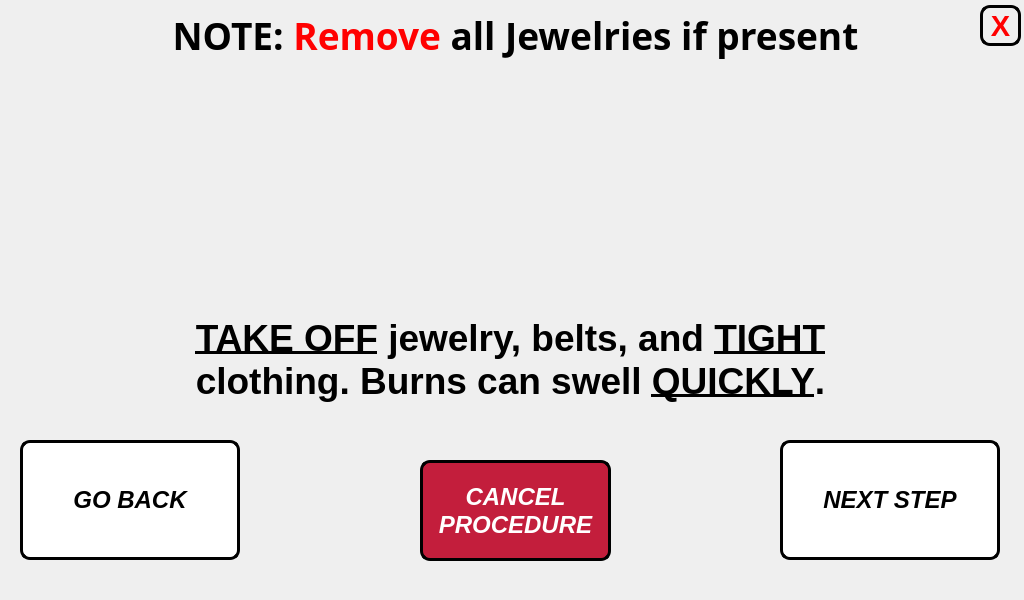
<?xml version="1.0" encoding="UTF-8"?>
<ui version="4.0">
 <class>step_5_window</class>
 <widget class="QMainWindow" name="step_5_window">
  <property name="geometry">
   <rect>
    <x>0</x>
    <y>0</y>
    <width>1024</width>
    <height>600</height>
   </rect>
  </property>
  <property name="minimumSize">
   <size>
    <width>1024</width>
    <height>600</height>
   </size>
  </property>
  <property name="maximumSize">
   <size>
    <width>1024</width>
    <height>600</height>
   </size>
  </property>
  <property name="windowTitle">
   <string>Please Check</string>
  </property>
  <widget class="QWidget" name="centralwidget">
   <widget class="QLabel" name="title_step">
    <property name="geometry">
     <rect>
      <x>10</x>
      <y>0</y>
      <width>1011</width>
      <height>71</height>
     </rect>
    </property>
    <property name="font">
     <font>
      <family>PibotoLt</family>
      <pointsize>24</pointsize>
      <weight>75</weight>
      <bold>true</bold>
     </font>
    </property>
    <property name="text">
     <string>&lt;html&gt;&lt;head/&gt;&lt;body&gt;&lt;p align=&quot;center&quot;&gt;&lt;span style=&quot; font-size:28pt;&quot;&gt;NOTE: &lt;/span&gt;&lt;span style=&quot; font-size:28pt; color:#ff0000;&quot;&gt;Remove&lt;/span&gt;&lt;span style=&quot; font-size:28pt;&quot;&gt; all Jewelries if present&lt;/span&gt;&lt;/p&gt;&lt;/body&gt;&lt;/html&gt;</string>
    </property>
    <property name="alignment">
     <set>Qt::AlignCenter</set>
    </property>
   </widget>
   <widget class="QLabel" name="text_steps">
    <property name="geometry">
     <rect>
      <x>20</x>
      <y>300</y>
      <width>981</width>
      <height>121</height>
     </rect>
    </property>
    <property name="font">
     <font>
      <pointsize>14</pointsize>
      <weight>75</weight>
      <bold>true</bold>
     </font>
    </property>
    <property name="text">
     <string>&lt;html&gt;&lt;head/&gt;&lt;body&gt;&lt;p align=&quot;center&quot;&gt;&lt;span style=&quot; font-family:'Calibri'; font-size:28pt; text-decoration: underline; color:#000000;&quot;&gt;TAKE OFF&lt;/span&gt;&lt;span style=&quot; font-family:'Calibri'; font-size:28pt; color:#000000;&quot;&gt; jewelry, belts, and &lt;/span&gt;&lt;span style=&quot; font-family:'Calibri'; font-size:28pt; text-decoration: underline; color:#000000;&quot;&gt;TIGHT&lt;/span&gt;&lt;span style=&quot; font-family:'Calibri'; font-size:28pt; color:#000000;&quot;&gt;&lt;br/&gt;clothing. Burns can swell &lt;/span&gt;&lt;span style=&quot; font-family:'Calibri'; font-size:28pt; text-decoration: underline; color:#000000;&quot;&gt;QUICKLY&lt;/span&gt;&lt;span style=&quot; font-family:'Calibri'; font-size:28pt; color:#000000;&quot;&gt;.&lt;/span&gt;&lt;/p&gt;&lt;/body&gt;&lt;/html&gt;</string>
    </property>
   </widget>
   <widget class="QLabel" name="gif_player_label">
    <property name="geometry">
     <rect>
      <x>330</x>
      <y>60</y>
      <width>360</width>
      <height>240</height>
     </rect>
    </property>
    <property name="minimumSize">
     <size>
      <width>360</width>
      <height>240</height>
     </size>
    </property>
    <property name="maximumSize">
     <size>
      <width>360</width>
      <height>240</height>
     </size>
    </property>
    <property name="font">
     <font>
      <family>Unispace</family>
      <pointsize>16</pointsize>
      <weight>75</weight>
      <bold>true</bold>
     </font>
    </property>
    <property name="frameShape">
     <enum>QFrame::NoFrame</enum>
    </property>
    <property name="lineWidth">
     <number>1</number>
    </property>
    <property name="text">
     <string/>
    </property>
    <property name="alignment">
     <set>Qt::AlignCenter</set>
    </property>
   </widget>
   <widget class="QPushButton" name="next_step_button">
    <property name="geometry">
     <rect>
      <x>780</x>
      <y>440</y>
      <width>220</width>
      <height>120</height>
     </rect>
    </property>
    <property name="minimumSize">
     <size>
      <width>220</width>
      <height>120</height>
     </size>
    </property>
    <property name="maximumSize">
     <size>
      <width>220</width>
      <height>120</height>
     </size>
    </property>
    <property name="font">
     <font>
      <pointsize>18</pointsize>
      <weight>75</weight>
      <italic>true</italic>
      <bold>true</bold>
     </font>
    </property>
    <property name="cursor">
     <cursorShape>PointingHandCursor</cursorShape>
    </property>
    <property name="styleSheet">
     <string notr="true">QPushButton:hover:!pressed
{
  background-color: rgb(195,30,60);
}

QPushButton
{
  background-color: white;
color: black;
border-style: outset;
border-width: 3px;
border-radius:10px;
border-color: black;
}</string>
    </property>
    <property name="text">
     <string>NEXT STEP</string>
    </property>
   </widget>
   <widget class="QPushButton" name="go_back_injury_type">
    <property name="geometry">
     <rect>
      <x>20</x>
      <y>440</y>
      <width>220</width>
      <height>120</height>
     </rect>
    </property>
    <property name="minimumSize">
     <size>
      <width>220</width>
      <height>120</height>
     </size>
    </property>
    <property name="maximumSize">
     <size>
      <width>220</width>
      <height>120</height>
     </size>
    </property>
    <property name="font">
     <font>
      <pointsize>18</pointsize>
      <weight>75</weight>
      <italic>true</italic>
      <bold>true</bold>
     </font>
    </property>
    <property name="styleSheet">
     <string notr="true">QPushButton:hover:!pressed
{
  background-color: rgb(195,30,60);
}

QPushButton
{
  background-color: white;
color: black;
border-style: outset;
border-width: 3px;
border-radius:10px;
border-color: black;
}</string>
    </property>
    <property name="text">
     <string>GO BACK</string>
    </property>
   </widget>
   <widget class="QLabel" name="label">
    <property name="geometry">
     <rect>
      <x>0</x>
      <y>0</y>
      <width>1024</width>
      <height>600</height>
     </rect>
    </property>
    <property name="minimumSize">
     <size>
      <width>1024</width>
      <height>600</height>
     </size>
    </property>
    <property name="maximumSize">
     <size>
      <width>1024</width>
      <height>600</height>
     </size>
    </property>
    <property name="text">
     <string/>
    </property>
    <property name="pixmap">
     <pixmap>../pictures/program_pictures/main_wallpaper.png</pixmap>
    </property>
   </widget>
   <widget class="QPushButton" name="end_procedure_now_button">
    <property name="geometry">
     <rect>
      <x>420</x>
      <y>460</y>
      <width>191</width>
      <height>101</height>
     </rect>
    </property>
    <property name="minimumSize">
     <size>
      <width>0</width>
      <height>0</height>
     </size>
    </property>
    <property name="maximumSize">
     <size>
      <width>16777215</width>
      <height>16777215</height>
     </size>
    </property>
    <property name="font">
     <font>
      <pointsize>18</pointsize>
      <weight>75</weight>
      <italic>true</italic>
      <bold>true</bold>
     </font>
    </property>
    <property name="styleSheet">
     <string notr="true">QPushButton:hover:!pressed
{
  background-color: grey;
}

QPushButton
{
  background-color: rgb(195,30,60);
color: white;
border-style: outset;
border-width: 3px;
border-radius:10px;
border-color: black;
}</string>
    </property>
    <property name="text">
     <string>CANCEL
PROCEDURE</string>
    </property>
   </widget>
   <widget class="QPushButton" name="close_button">
    <property name="geometry">
     <rect>
      <x>980</x>
      <y>5</y>
      <width>41</width>
      <height>41</height>
     </rect>
    </property>
    <property name="font">
     <font>
      <pointsize>22</pointsize>
      <weight>75</weight>
      <bold>true</bold>
     </font>
    </property>
    <property name="styleSheet">
     <string notr="true">QPushButton:hover:!pressed
{
  background-color: rgb(195,30,60);
}

QPushButton
{

color: red;
border-style: outset;
border-width: 3px;
border-radius:10px;
border-color: black;
}
</string>
    </property>
    <property name="text">
     <string>X</string>
    </property>
   </widget>
   <zorder>label</zorder>
   <zorder>text_steps</zorder>
   <zorder>title_step</zorder>
   <zorder>gif_player_label</zorder>
   <zorder>next_step_button</zorder>
   <zorder>go_back_injury_type</zorder>
   <zorder>end_procedure_now_button</zorder>
   <zorder>close_button</zorder>
  </widget>
 </widget>
 <resources/>
 <connections/>
</ui>
